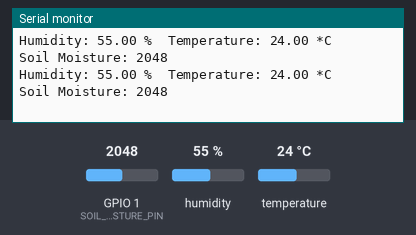
The program below on a simulated Seeed XIAO ESP32-S3. Parts: the last lines printed to the serial monitor. The inputs (shaded band) are chosen by the test bench; at power-on: humidity 55 %, GPIO 1 (SOIL_MOISTURE_PIN) = 2048, temperature 24 °C. Nothing arrives over Bluetooth unless stated; a phone connects over Bluetooth LE 3 s after start.

Above: at 1.8 s.
1.9 s: humidity set to 22 %
At 3.8 s:
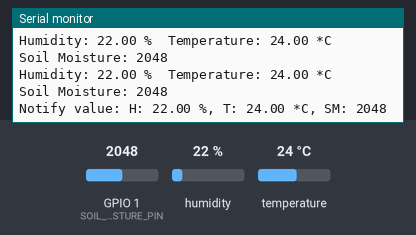
6.5 s: GPIO 1 (SOIL_MOISTURE_PIN) set to 2866
At 7.7 s:
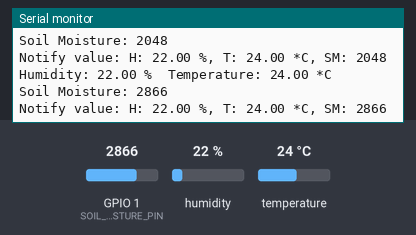
8.0 s: temperature set to 12 °C
At 9.4 s:
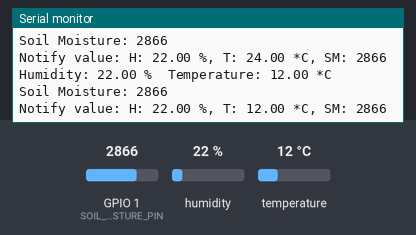
9.5 s: GPIO 1 (SOIL_MOISTURE_PIN) set to 3603
11.0 s: humidity set to 40 %
At 11.5 s:
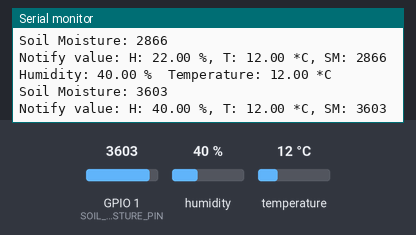
Timing chart, 0 to 13.5 s (numbered marks = the images above; inputs shaded):
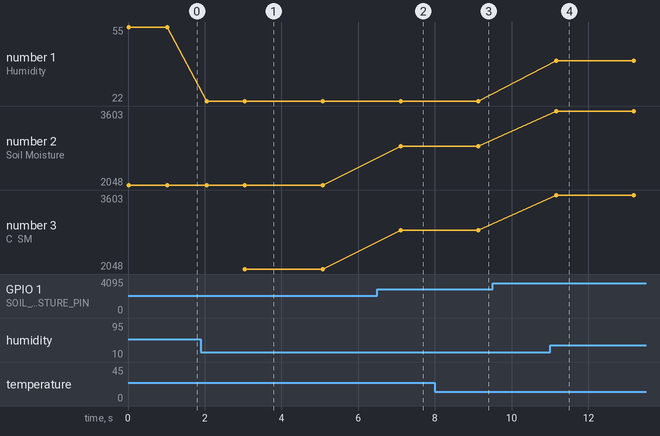

The program:

main.cpp
```cpp
#include <Arduino.h>
#include <BLEDevice.h>
#include <BLEServer.h>
#include <BLEUtils.h>
#include <BLE2902.h>
#include <Adafruit_Sensor.h>
#include <stdlib.h>
#include <DHT.h>
#include <DHT_U.h>

BLEServer* pServer = NULL;
BLECharacteristic* pCharacteristic = NULL;
bool deviceConnected = false;
bool oldDeviceConnected = false;
unsigned long previousMillis = 0;
const long interval = 1000;  // 每1秒读取一次数据

// DHT11传感器的引脚和类型
#define DHTPIN 3  // 根据您的实际连接修改
#define DHTTYPE DHT11  // 使用的DHT传感器类型
DHT dht(DHTPIN, DHTTYPE);

// 土壤湿度传感器的引脚
#define SOIL_MOISTURE_PIN 1  // 根据您的实际连接修改


#define SERVICE_UUID        "97f8052f-babb-450d-870c-18521bf58b80"
#define CHARACTERISTIC_UUID "f194dd23-4f05-4ae9-903c-8ba0be10d4b0"


class MyServerCallbacks : public BLEServerCallbacks {
    void onConnect(BLEServer* pServer) {
        deviceConnected = true;
    };

    void onDisconnect(BLEServer* pServer) {
        deviceConnected = false;
    }
};

void setup() {
    Serial.begin(115200);
    dht.begin();
    pinMode(SOIL_MOISTURE_PIN, INPUT);

    BLEDevice::init("XIAO_ESP32S3");
    pServer = BLEDevice::createServer();
    pServer->setCallbacks(new MyServerCallbacks());
    BLEService *pService = pServer->createService(SERVICE_UUID);
    pCharacteristic = pService->createCharacteristic(
        CHARACTERISTIC_UUID,
        BLECharacteristic::PROPERTY_READ |
        BLECharacteristic::PROPERTY_WRITE |
        BLECharacteristic::PROPERTY_NOTIFY
    );
    pCharacteristic->addDescriptor(new BLE2902());
    pService->start();
    BLEAdvertising *pAdvertising = BLEDevice::getAdvertising();
    pAdvertising->addServiceUUID(SERVICE_UUID);
    pAdvertising->setScanResponse(true);
    pAdvertising->setMinPreferred(0x06);
    pAdvertising->setMinPreferred(0x12);
    BLEDevice::startAdvertising();
    Serial.println("Characteristic defined! Now you can read it in your phone!");
}


void loop() {
    // 从DHT11读取温度和湿度
    float humidity = dht.readHumidity();
    float temperature = dht.readTemperature();

    // 从土壤湿度传感器读取湿度值
    int soilMoistureValue = analogRead(SOIL_MOISTURE_PIN);

    // 打印读取到的数据到串口
    Serial.print("Humidity: ");
    Serial.print(humidity);
    Serial.print(" %\t");
    Serial.print("Temperature: ");
    Serial.print(temperature);
    Serial.println(" *C");
    Serial.print("Soil Moisture: ");
    Serial.println(soilMoistureValue);

    if (deviceConnected) {
        float humidity = dht.readHumidity();
        float temperature = dht.readTemperature();
        int soilMoistureValue = analogRead(SOIL_MOISTURE_PIN);

        // 构造要发送的字符串
        String dataString = String("H: ") + humidity + " %, " +
                            "T: " + temperature + " *C, " +
                            "SM: " + soilMoistureValue;

        // 发送数据到BLE客户端
        pCharacteristic->setValue(dataString.c_str());
        pCharacteristic->notify();
        Serial.println("Notify value: " + dataString);

        delay(interval);  // 根据需要调整延迟
    }

    // 更新设备连接状态
    if (!deviceConnected && oldDeviceConnected) {
        delay(500);  // give the bluetooth stack the chance to get things ready
        pServer->startAdvertising();  // advertise again
        oldDeviceConnected = deviceConnected;
    }
    if (deviceConnected && !oldDeviceConnected) {
        oldDeviceConnected = deviceConnected;
    }
    delay(1000);
}


// #include <Arduino.h>
// #include <BLEDevice.h>
// #include <BLEServer.h>
// #include <BLEUtils.h>
// #include <BLE2902.h>
// #include <Adafruit_Sensor.h>
// #include <stdlib.h>
// #include <DHT.h>
// #include <DHT_U.h>

// // DHT11传感器的引脚和类型
// #define DHTPIN 3  // 根据您的实际连接修改
// #define DHTTYPE DHT11  // 使用的DHT传感器类型
// DHT dht(DHTPIN, DHTTYPE);

// // 土壤湿度传感器的引脚
// #define SOIL_MOISTURE_PIN 1  // 根据您的实际连接修改

// BLEServer* pServer = NULL;
// BLECharacteristic* pCharacteristic = NULL;
// bool deviceConnected = false;
// bool oldDeviceConnected = false;
// unsigned long previousMillis = 0;
// const long interval = 1000;  // 每1秒读取一次数据

// #define SERVICE_UUID        "97f8052f-babb-450d-870c-18521bf58b80"
// #define CHARACTERISTIC_UUID "f194dd23-4f05-4ae9-903c-8ba0be10d4b0"

// class MyServerCallbacks : public BLEServerCallbacks {
//     void onConnect(BLEServer* pServer) {
//         deviceConnected = true;
//     };

//     void onDisconnect(BLEServer* pServer) {
//         deviceConnected = false;
//     }
// };

// void setup() {
//     Serial.begin(115200);
//     dht.begin();
//     pinMode(SOIL_MOISTURE_PIN, INPUT);

//     BLEDevice::init("XIAO_ESP32S3");
//     pServer = BLEDevice::createServer();
//     pServer->setCallbacks(new MyServerCallbacks());
//     BLEService *pService = pServer->createService(SERVICE_UUID);
//     pCharacteristic = pService->createCharacteristic(
//         CHARACTERISTIC_UUID,
//         BLECharacteristic::PROPERTY_READ |
//         BLECharacteristic::PROPERTY_WRITE |
//         BLECharacteristic::PROPERTY_NOTIFY
//     );
//     pCharacteristic->addDescriptor(new BLE2902());
//     pService->start();
//     BLEAdvertising *pAdvertising = BLEDevice::getAdvertising();
//     pAdvertising->addServiceUUID(SERVICE_UUID);
//     pAdvertising->setScanResponse(true);
//     pAdvertising->setMinPreferred(0x06);
//     pAdvertising->setMinPreferred(0x12);
//     BLEDevice::startAdvertising();
//     Serial.println("Characteristic defined! Now you can read it in your phone!");
// }


// void loop() {
//     if (deviceConnected) {
//         float humidity = dht.readHumidity();
//         float temperature = dht.readTemperature();
//         int soilMoistureValue = analogRead(SOIL_MOISTURE_PIN);

//         // 构造要发送的字符串
//         String dataString = String("H: ") + humidity + " %, " +
//                             "T: " + temperature + " *C, " +
//                             "SM: " + soilMoistureValue;

//         // 发送数据到BLE客户端
//         pCharacteristic->setValue(dataString.c_str());
//         pCharacteristic->notify();
//         Serial.println("Notify value: " + dataString);

//         delay(interval);  // 根据需要调整延迟
//     }

//     // 更新设备连接状态
//     if (!deviceConnected && oldDeviceConnected) {
//         delay(500);  // give the bluetooth stack the chance to get things ready
//         pServer->startAdvertising();  // advertise again
//         oldDeviceConnected = deviceConnected;
//     }
//     if (deviceConnected && !oldDeviceConnected) {
//         oldDeviceConnected = deviceConnected;
//     }
// }
```

Measured:
- after the input at 1.9 s, the serial monitor: prints a new line after 0.15 s (image 1)
- after the input at 6.5 s, the serial monitor: prints a new line after 0.60 s (image 2)
- after the input at 8.0 s, the serial monitor: prints a new line after 1.1 s (image 3)
- after the input at 11.0 s, the serial monitor: prints a new line after 0.16 s (image 4)
- plotted number 1: 55 → 22 after the input at 1.9 s, 22 → 40 after the input at 11.0 s
- plotted number 2: 2048 → 2866 after the input at 6.5 s
- plotted number 3: 2048 → 2866 after the input at 6.5 s
